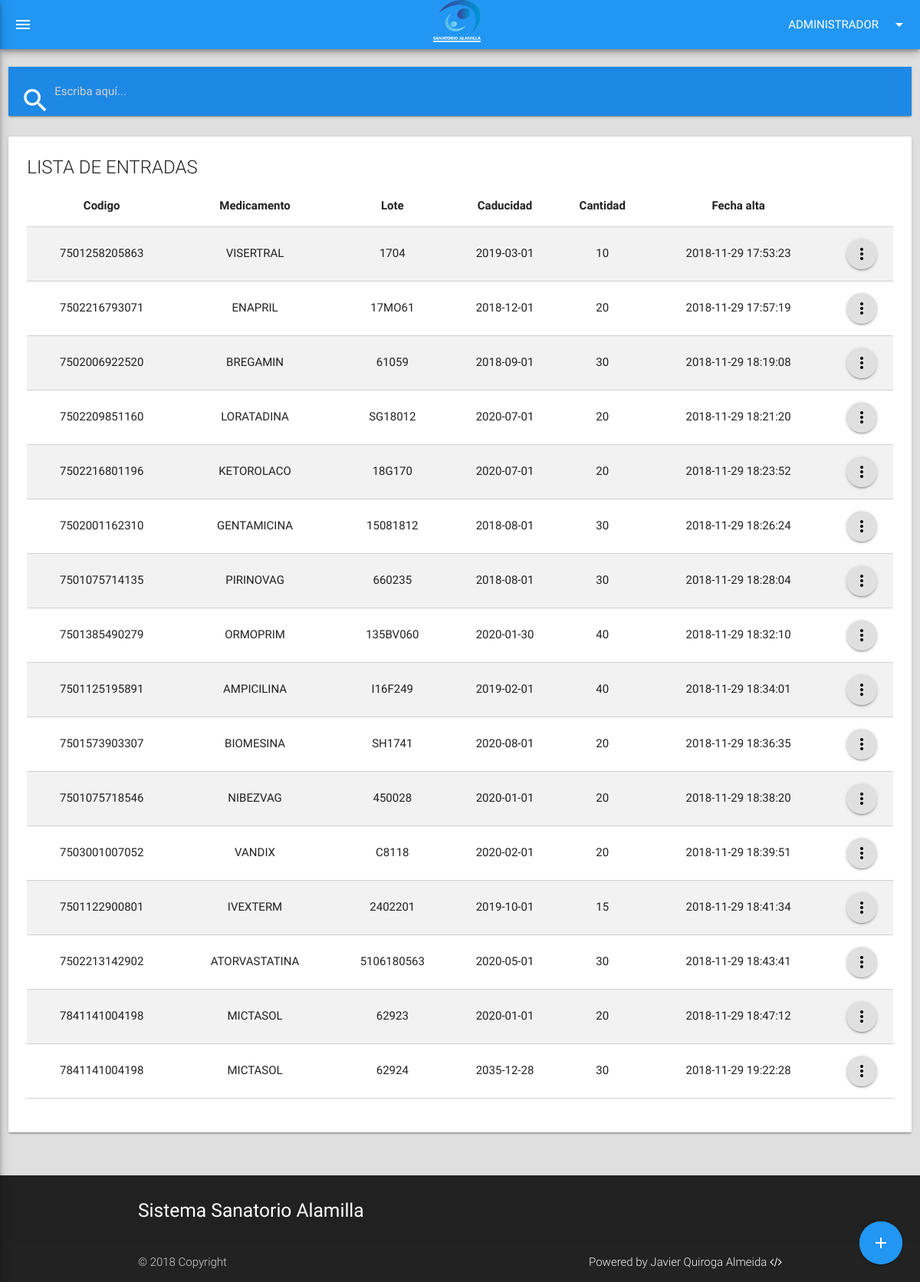
The page /alta/entradas.php (signed in) on the database its author committed.
### tables this page shows
CREATE TABLE `operaciones` (
  `id` int(11) NOT NULL,
  `cantidad` int(11) DEFAULT NULL,
  `descuento` decimal(15,2) DEFAULT NULL,
  `precio` decimal(15,2) DEFAULT NULL,
  `id_tipo_operacion` int(11) DEFAULT NULL,
  `id_medicamento` varchar(255) DEFAULT NULL,
  `id_pedido` int(11) DEFAULT NULL,
  `cve_lote` varchar(255) DEFAULT NULL,
  `fecha_operacion` datetime DEFAULT CURRENT_TIMESTAMP
);

CREATE TABLE `lotes` (
  `cve_lote` varchar(255) NOT NULL,
  `fecha_alta` datetime DEFAULT CURRENT_TIMESTAMP,
  `fecha_caducidad` date NOT NULL,
  `cve_medicamento` varchar(255) DEFAULT NULL
);

CREATE TABLE `medicamentos` (
  `cve_medicamento` varchar(255) NOT NULL,
  `nombre_generico` varchar(255) NOT NULL,
  `nombre_comercial` varchar(255) DEFAULT NULL,
  `descripcion` varchar(255) DEFAULT NULL,
  `imagen` varchar(255) DEFAULT NULL,
  `presentacion` varchar(255) DEFAULT NULL,
  `precio_adquisitivo` decimal(15,2) NOT NULL,
  `precio_venta` decimal(15,2) NOT NULL,
  `unidades_caja` int(11) NOT NULL,
  `stock_minimo` int(11) NOT NULL,
  `fecha_alta` datetime DEFAULT CURRENT_TIMESTAMP,
  `id_proveedor` int(11) DEFAULT NULL,
  `id_categoria` int(11) DEFAULT NULL
);

### extend/helpers.php (called while the page is built, shortened)
<?php
function mostrar_lotes($id = NULL) {
    global $con;
    $resultado = array();
    $query = "SELECT  l.cve_medicamento as 'clave', m.nombre_comercial as 'nombre_c', m.precio_venta as 'precio', l.cve_lote as 'lote', fecha_caducidad as caducidad, cantidad, l.fecha_alta as 'alta' FROM lotes l
    INNER JOIN medicamentos m  ON l.cve_medicamento = m.cve_medicamento
    INNER JOIN operaciones o ON o.cve_lote = l.cve_lote ";
    if (isset($id)) {
        $query .= " WHERE l.cve_lote = '$id' ";
    } else {
        $query .= " ORDER BY l.fecha_alta ASC;";
    }
    $sel = $con->query($query);
    if ($sel) {
        $resultado = $sel;
    } else {
        $resultado = array();
    }
    return $resultado;
}

### alta/entradas.php (the view, shortened to what this page needs)
<?php
include_once '../extend/header.php';
$lotes = mostrar_lotes();
$row_num = $lotes->num_rows;
?>
<?php if (isset($_SESSION['nick'])): ?>
    <br>
    <div class="row fadeInDown animated slow" id="buscador-entrada">
        <div class="col s12 m12 l12 xl12">
            <nav class="blue darken-1">
                <div class="nav-wrapper">
                    <div class="input-field">
                        <input type="search" id="buscar" autocomplete="off" placeholder="Escriba aquí...">
                        <label for="buscar" class="label-icon"><i class="material-icons" style="font-size:40px;">search</i></label>
                        <i class="material-icons">close</i>
                    </div>
                </div>
            </nav>
        </div>
    </div>
    <div class="row fadeInDown animated fast" id="tabla-entrada">
        <div class="col s12 m12 l12 xl12">
            <div class="card">
                <div class="card-content">
                        <?php if ($row_num != 0): ?>
                        <span class="card-title">LISTA DE ENTRADAS</span>
                        <div class="row">
                            <table class="bordered striped centered highlight responsive-table">
                                <thead>
                                    <tr>
                                        <th>Codigo</th>
                                        <th>Medicamento</th>
                                        <th>Lote</th>
                                        <th>Caducidad</th>
                                        <th>Cantidad</th>
                                        <th>Fecha alta</th>
                                    </tr>
                                </thead>
                                <tbody>
        <?php while ($lote = $lotes->fetch_assoc()) : ?>
                                        <tr id="<?= $lote['lote'] ?>">
                                            <td>
            <?= $lote['clave'] ?>
                                            </td>
                                            <td>
            <?= $lote['nombre_c'] ?>
                                            </td>
                                            <td>
            <?= $lote['lote'] ?>
                                            </td>
                                            <td>
            <?= $lote['caducidad'] ?>
                                            </td>
                                            <td>
            <?= $lote['cantidad'] ?>
                                            </td>
                                            <td>
            <?= $lote['alta'] ?>
                                            </td>
                                            <td>
                                                <a href="#" class="btn-floating grey lighten-2 dropdown-button" href='#'
                                                   data-activates='lote<?= $lote['lote'] ?>'>
                                                    <i class="material-icons black-text">more_vert</i>
                                                </a>
                                            </td>
                                        </tr>
        <?php endwhile; ?>
                                </tbody>
                            </table>
                        </div>
    <?php else : ?>
           <h5>No hay entradas disponibles <a href="agregar_lote.php"> click aquí</a> para nuevas entradas de medicamento</h5>
    <?php endif; ?>
                </div>
            </div>
        </div>
    </div>
    <?php include_once '../extend/opciones.php';?>
    <?php include_once'../extend/scripts.php'; ?>
    <?php include_once '../extend/footer.php'; ?>
    </body>
    </html>
<?php else: header("Location:../"); ?>
<?php endif; ?>

### css/animation.css (style rules this page uses)
.fadeInDown { -webkit-animation-name: fadeInDown; animation-name: fadeInDown; }
.animated { -webkit-animation-duration: 1s; animation-duration: 1s; -webkit-animation-fill-mode: both; animation-fill-mode: both; }
.animated.fast { -webkit-animation-duration: 800ms; animation-duration: 800ms; }
.animated.slow { -webkit-animation-duration: 2s; animation-duration: 2s; }

### css/style.css (style rules this page uses)
body { display: flex; min-height: 100vh; flex-direction: column; }

### rows shown on the page
operaciones: cve_lote.cve_medicamento "7501258205863", id_medicamento.nombre_comercial "VISERTRAL", cve_lote.cve_lote "1704", cve_lote.fecha_caducidad "2019-03-01", cantidad "10", cve_lote.fecha_alta "2018-11-29 17:53:23"
operaciones: cve_lote.cve_medicamento "7502216793071", id_medicamento.nombre_comercial "ENAPRIL", cve_lote.cve_lote "17MO61", cve_lote.fecha_caducidad "2018-12-01", cantidad "20", cve_lote.fecha_alta "2018-11-29 17:57:19"
operaciones: cve_lote.cve_medicamento "7502006922520", id_medicamento.nombre_comercial "BREGAMIN", cve_lote.cve_lote "61059", cve_lote.fecha_caducidad "2018-09-01", cantidad "30", cve_lote.fecha_alta "2018-11-29 18:19:08"
operaciones: cve_lote.cve_medicamento "7502209851160", id_medicamento.nombre_comercial "LORATADINA", cve_lote.cve_lote "SG18012", cve_lote.fecha_caducidad "2020-07-01", cantidad "20", cve_lote.fecha_alta "2018-11-29 18:21:20"
operaciones: cve_lote.cve_medicamento "7502216801196", id_medicamento.nombre_comercial "KETOROLACO", cve_lote.cve_lote "18G170", cve_lote.fecha_caducidad "2020-07-01", cantidad "20", cve_lote.fecha_alta "2018-11-29 18:23:52"
operaciones: cve_lote.cve_medicamento "7502001162310", id_medicamento.nombre_comercial "GENTAMICINA", cve_lote.cve_lote "15081812", cve_lote.fecha_caducidad "2018-08-01", cantidad "30", cve_lote.fecha_alta "2018-11-29 18:26:24"
operaciones: cve_lote.cve_medicamento "7501075714135", id_medicamento.nombre_comercial "PIRINOVAG", cve_lote.cve_lote "660235", cve_lote.fecha_caducidad "2018-08-01", cantidad "30", cve_lote.fecha_alta "2018-11-29 18:28:04"
operaciones: cve_lote.cve_medicamento "7501385490279", id_medicamento.nombre_comercial "ORMOPRIM", cve_lote.cve_lote "135BV060", cve_lote.fecha_caducidad "2020-01-30", cantidad "40", cve_lote.fecha_alta "2018-11-29 18:32:10"
operaciones: cve_lote.cve_medicamento "7501125195891", id_medicamento.nombre_comercial "AMPICILINA", cve_lote.cve_lote "I16F249", cve_lote.fecha_caducidad "2019-02-01", cantidad "40", cve_lote.fecha_alta "2018-11-29 18:34:01"
operaciones: cve_lote.cve_medicamento "7501573903307", id_medicamento.nombre_comercial "BIOMESINA", cve_lote.cve_lote "SH1741", cve_lote.fecha_caducidad "2020-08-01", cantidad "20", cve_lote.fecha_alta "2018-11-29 18:36:35"
operaciones: cve_lote.cve_medicamento "7501075718546", id_medicamento.nombre_comercial "NIBEZVAG", cve_lote.cve_lote "450028", cve_lote.fecha_caducidad "2020-01-01", cantidad "20", cve_lote.fecha_alta "2018-11-29 18:38:20"
operaciones: cve_lote.cve_medicamento "7503001007052", id_medicamento.nombre_comercial "VANDIX", cve_lote.cve_lote "C8118", cve_lote.fecha_caducidad "2020-02-01", cantidad "20", cve_lote.fecha_alta "2018-11-29 18:39:51"
operaciones: cve_lote.cve_medicamento "7501122900801", id_medicamento.nombre_comercial "IVEXTERM", cve_lote.cve_lote "2402201", cve_lote.fecha_caducidad "2019-10-01", cantidad "15", cve_lote.fecha_alta "2018-11-29 18:41:34"
operaciones: cve_lote.cve_medicamento "7502213142902", id_medicamento.nombre_comercial "ATORVASTATINA", cve_lote.cve_lote "5106180563", cve_lote.fecha_caducidad "2020-05-01", cantidad "30", cve_lote.fecha_alta "2018-11-29 18:43:41"
operaciones: cve_lote.cve_medicamento "7841141004198", id_medicamento.nombre_comercial "MICTASOL", cve_lote.cve_lote "62923", cve_lote.fecha_caducidad "2020-01-01", cantidad "20", cve_lote.fecha_alta "2018-11-29 18:47:12"
operaciones: cve_lote.cve_medicamento "7841141004198", id_medicamento.nombre_comercial "MICTASOL", cve_lote.cve_lote "62924", cve_lote.fecha_caducidad "2035-12-28", cantidad "30", cve_lote.fecha_alta "2018-11-29 19:22:28"

### other values the page prints
$_SESSION['nivel'] "ADMINISTRADOR"
